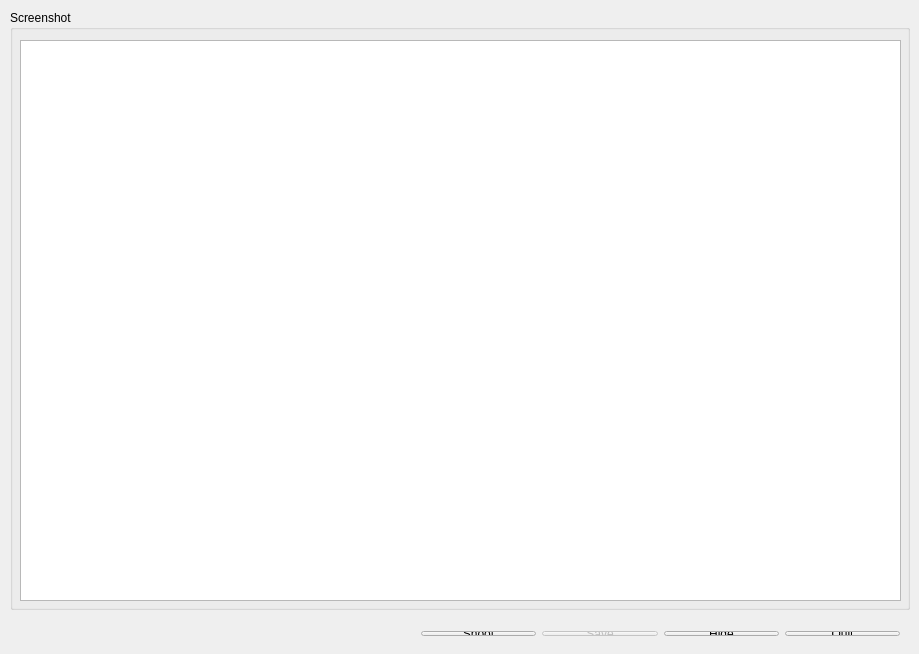
<?xml version="1.0" encoding="UTF-8"?>
<ui version="4.0">
 <class>MainWindow</class>
 <widget class="QMainWindow" name="MainWindow">
  <property name="geometry">
   <rect>
    <x>0</x>
    <y>0</y>
    <width>919</width>
    <height>654</height>
   </rect>
  </property>
  <property name="windowTitle">
   <string>Screenshot-tray Prototype</string>
  </property>
  <widget class="QWidget" name="centralWidget">
   <widget class="QGroupBox" name="screenshotBox">
    <property name="geometry">
     <rect>
      <x>10</x>
      <y>10</y>
      <width>900</width>
      <height>600</height>
     </rect>
    </property>
    <property name="title">
     <string>Screenshot</string>
    </property>
    <widget class="QGraphicsView" name="screenshotView">
     <property name="geometry">
      <rect>
       <x>10</x>
       <y>30</y>
       <width>881</width>
       <height>561</height>
      </rect>
     </property>
    </widget>
   </widget>
   <widget class="QWidget" name="layoutWidget">
    <property name="geometry">
     <rect>
      <x>410</x>
      <y>620</y>
      <width>501</width>
      <height>27</height>
     </rect>
    </property>
    <layout class="QHBoxLayout" name="buttonLayout">
     <item>
      <widget class="QPushButton" name="shootButton">
       <property name="text">
        <string>&amp;Shoot</string>
       </property>
      </widget>
     </item>
     <item>
      <widget class="QPushButton" name="saveButton">
       <property name="enabled">
        <bool>false</bool>
       </property>
       <property name="text">
        <string>S&amp;ave</string>
       </property>
      </widget>
     </item>
     <item>
      <widget class="QPushButton" name="hideButton">
       <property name="text">
        <string>&amp;Hide</string>
       </property>
      </widget>
     </item>
     <item>
      <widget class="QPushButton" name="quitButton">
       <property name="text">
        <string>&amp;Quit</string>
       </property>
      </widget>
     </item>
    </layout>
   </widget>
  </widget>
 </widget>
 <layoutdefault spacing="6" margin="11"/>
 <resources/>
 <connections/>
</ui>
